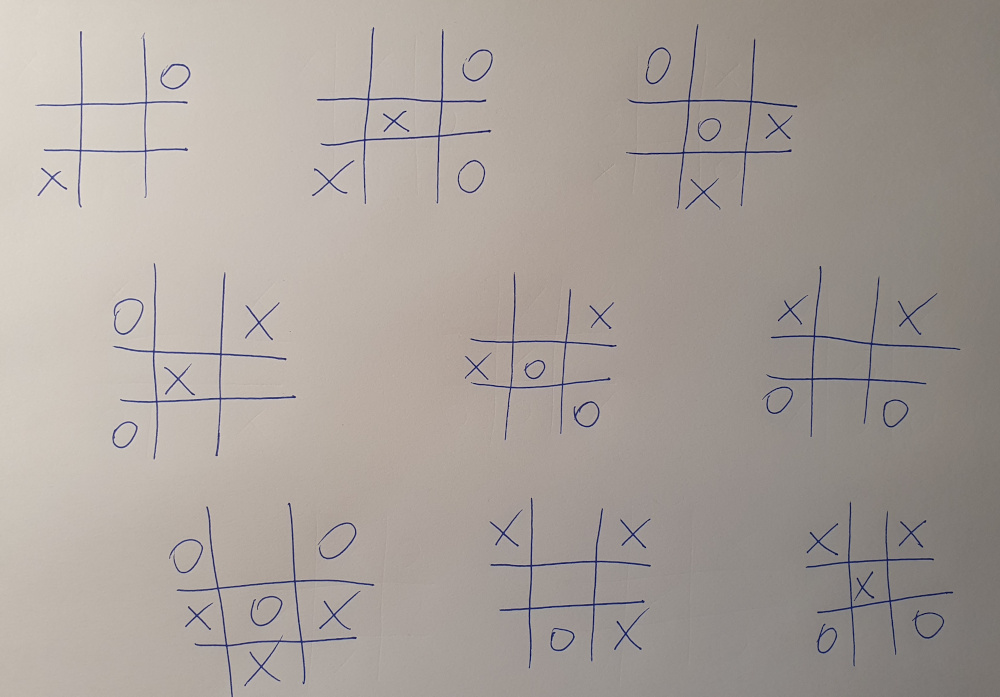
#> input picture tests/20211119_194733.jpg, 1000 x 697 px
$ python extract.py tests/20211119_194733.jpg out
#> lines starting #> are read from the running program, lines starting #| are printed output that depends on the picture; after the words box and inside, x2 and y2 are one past the last pixel; in counts of white or black regions, pixels touching at a corner belong together
### utils.py
from skimage import io, transform
import skimage as sk
from matplotlib import pyplot as plt

class Image:
    def __init__(self, data, gray=False):
        self.data = sk.img_as_float(data)
        self.is_gray = gray

    @staticmethod
    def from_file(filename):
#> called with filename = 'tests/20211119_194733.jpg'
        return Image(sk.io.imread(filename))
#> in __init__, data is the input picture: shape (697, 1000, 3); mean R, G, B 169, 161, 154.9

    def crop(self, area):
        (top, left), (bottom, right) = area
        data = self.data[top:bottom, left:right]
        return Image(data)

    def resize(self, shape):
        data = sk.transform.resize(self.data, shape)
        return Image(data)

    # [18 lines left out: functions show, show_with_contours, not called in this run]

    def save(self, filename):
        io.imsave(filename, sk.img_as_ubyte(self.data))

    # [21 lines left out: functions save_with_contours, get_contour_wrapper_rect, not called in this run]

### extract.py
#!/usr/bin/env python3

import sys
import math
from pathlib import Path
import numpy as np
import skimage as sk
from skimage import io, filters, feature, morphology, measure, color, segmentation, util
from utils import Image
from matplotlib import pyplot as plt
from statistics import mean

def minmax(l):
    return min(l), max(l)

class DirectoryWriter:
    def __init__(self, directory, ext):
        self.directory_path = Path(directory)
        self.ext = ext
        self.current_id = 1
        self.directory_path.mkdir(exist_ok=True)

    def __iter__(self):
        all_files_in_directory = filter(lambda x: x.is_file(), self.directory_path.iterdir())
        all_filenames_without_suffix = map(lambda x: x.stem, all_files_in_directory)
        max_file_id = max(map(int, all_filenames_without_suffix), default=0)
        self.current_id = max_file_id + 1
        return self

    def __next__(self):
        value = self.current_id
        self.current_id += 1
        return self.directory_path / f'{value}.{self.ext}'

def extract_contours(image):
    data = image.data
    data = color.rgb2gray(data)
#> data: shape (697, 1000) float64
    data = sk.feature.canny(data)
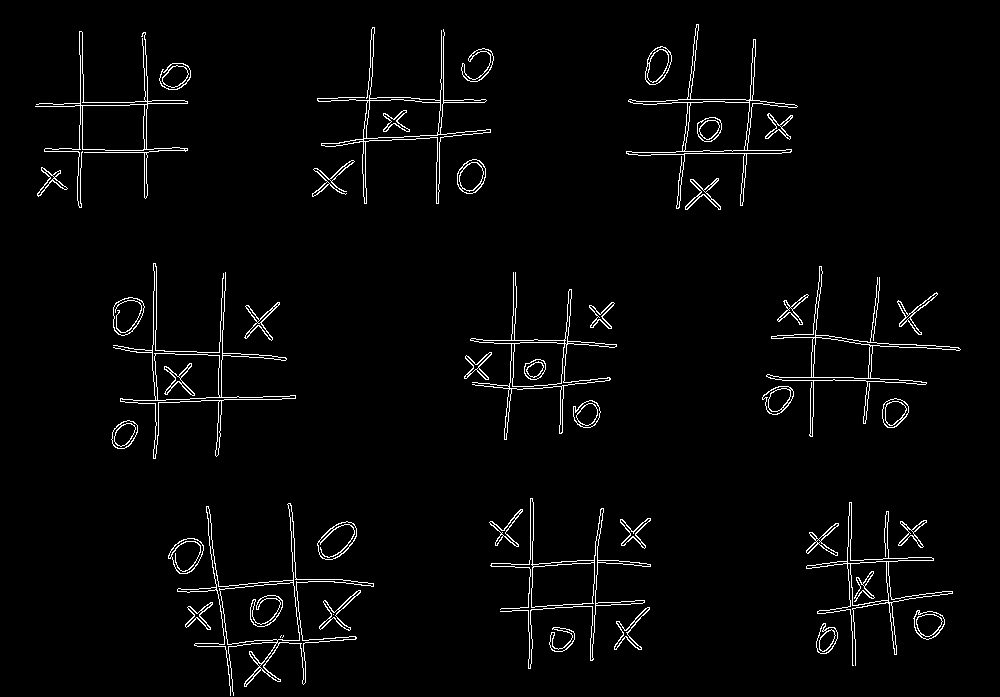
#> data: shape (697, 1000) bool; 2.7% white in thin lines or dots, all inside (x1, y1, x2, y2) = (35, 24, 961, 696)
    data = sk.morphology.dilation(data, sk.morphology.disk(4))
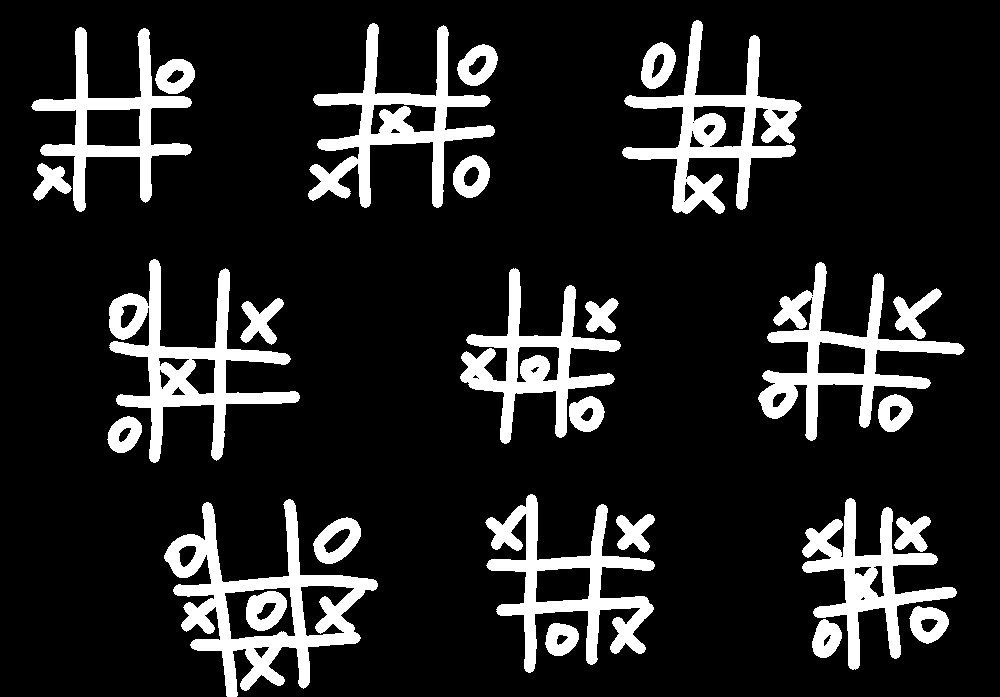
#> data: shape (697, 1000) bool; 14.2% white; 27 white regions, largest, box (x1, y1, x2, y2) and area: (164, 499, 378, 697) 12068, (109, 259, 300, 463) 10149, (622, 20, 802, 214) 10107
    data = sk.segmentation.flood(data, (0, 0))
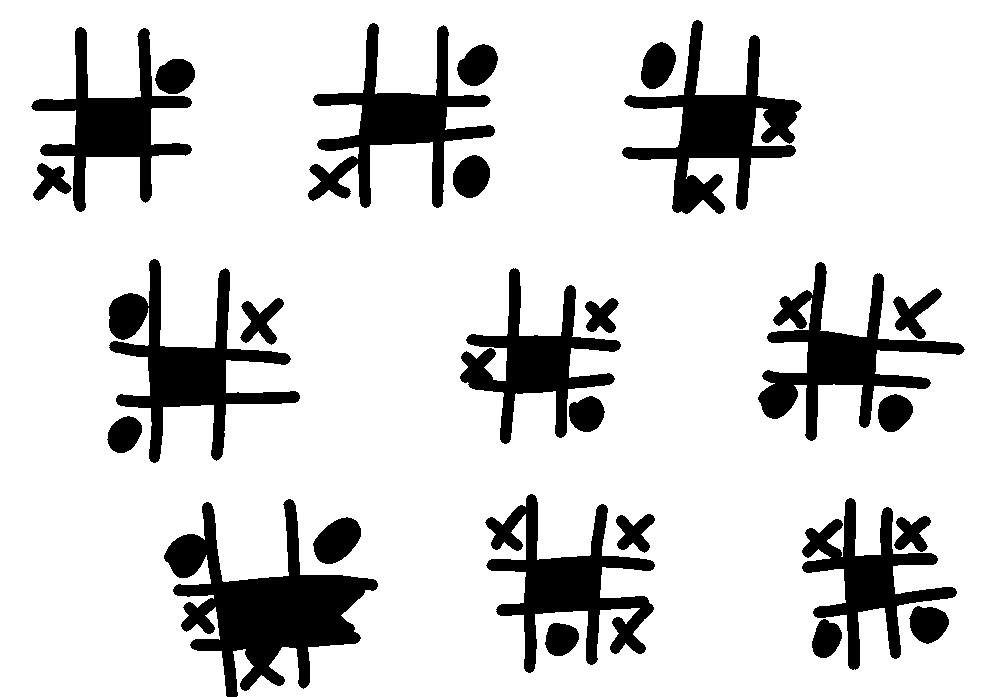
#> data: shape (697, 1000) bool; 83.6% white; 26 black regions, largest, box (x1, y1, x2, y2) and area: (164, 499, 378, 697) 16640, (622, 20, 802, 214) 11528, (109, 259, 300, 463) 11474
    data = sk.util.invert(data)
    data = sk.morphology.remove_small_objects(data)

    contours = measure.find_contours(data, 0.8)
#> contours = 26 point arrays, longest 1688 points
    return contours

def dist(p1, p2):
    return math.sqrt((p1[0] - p2[0]) ** 2 + (p1[1] - p2[1]) ** 2)

def remove_wrapped_contours(contours):
    result = []
    centers = [(mean(c[0], mean(c[1]))) for c in contours]
    radiuses = [mean(map(lambda x: dist(x, cent), cont)) for cont, cent in zip(contours, centers)]

    for i, contour in enumerate(contours):
        for j, other in enumerate(contours[i:], start=i):
            pass


def get_contour_wrapper_rect(contour):
    min_y, max_y = minmax(contour[:, 0])
    min_x, max_x = minmax(contour[:, 1])

    return (
        (math.floor(min_y), math.floor(min_x)),
        (math.ceil(max_y), math.ceil(max_x))
    )

def main():
    if len(sys.argv) != 3:
        print(f'Usage: {sys.argv[0]} <image> <output_directory>')
        print('Where:')
        print('\t<image> - image which contains pattern repeated many times')
        print('\t<output_directory> - directory in which each extracted instance will be saved')
        sys.exit(1)

    image_filename, output_directory = sys.argv[1:]

    image = Image.from_file(image_filename)
    contours = extract_contours(image)
#> contours = 26 point arrays, longest 1688 points
    writer = DirectoryWriter(output_directory, 'jpg')

    for obj, path in zip(contours, writer):
#> in __iter__, `max_file_id = max(map(int, all_filenames_without_suffix), default=0)`: max_file_id = 0
#> in __iter__, `self.current_id = max_file_id + 1`: self.current_id = 1
#> in __next__, `self.current_id += 1`: self.current_id = 2
        rect = get_contour_wrapper_rect(obj)
        filename = str(path)
        image.crop(rect).save(filename)
#> this loop made 26 passes
#> pass 1, in crop, `data = self.data[top:bottom, left:right]`:
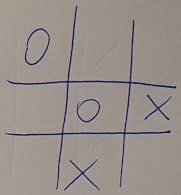
#> data: shape (195, 181, 3) float64; mean R, G, B 0.599, 0.565, 0.543
#> pass 1, in save, `io.imsave(filename, sk.img_as_ubyte(self.data))`:
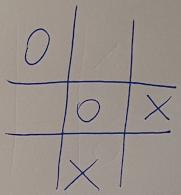
#> saved as 1.jpg: shape (195, 181, 3); mean R, G, B 152.8, 144, 138.7
#> pass 2, in crop (call 2), `data = self.data[top:bottom, left:right]`:
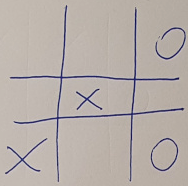
#> data: shape (186, 188, 3) float64; mean R, G, B 0.718, 0.684, 0.665
#> pass 2, in save (call 2), `io.imsave(filename, sk.img_as_ubyte(self.data))`:
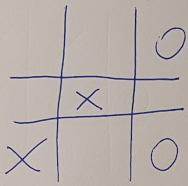
#> saved as 2.jpg: shape (186, 188, 3); mean R, G, B 183.1, 174.4, 169.7


if __name__ == '__main__':
    main()

$ run again, on tests/IMG_20211119_174145.jpg
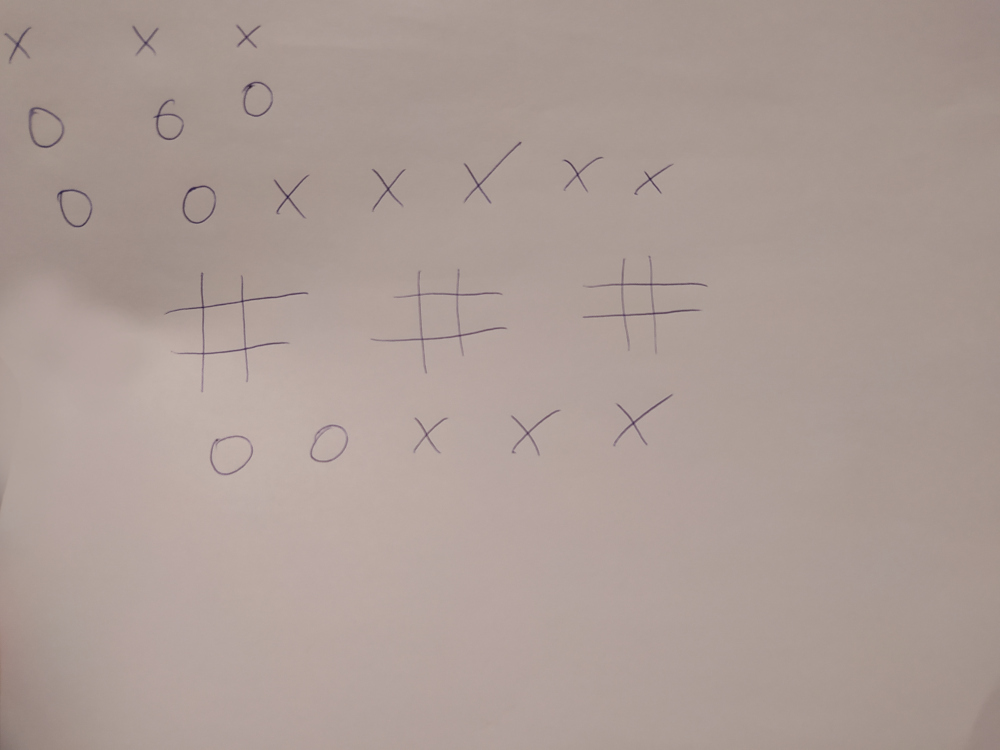
#> input picture tests/IMG_20211119_174145.jpg, 1000 x 750 px
#> in __init__, data is the input picture: shape (750, 1000, 3); mean R, G, B 172, 156.3, 150.1
#> in extract_contours, `data = sk.segmentation.flood(data, (0, 0))`:
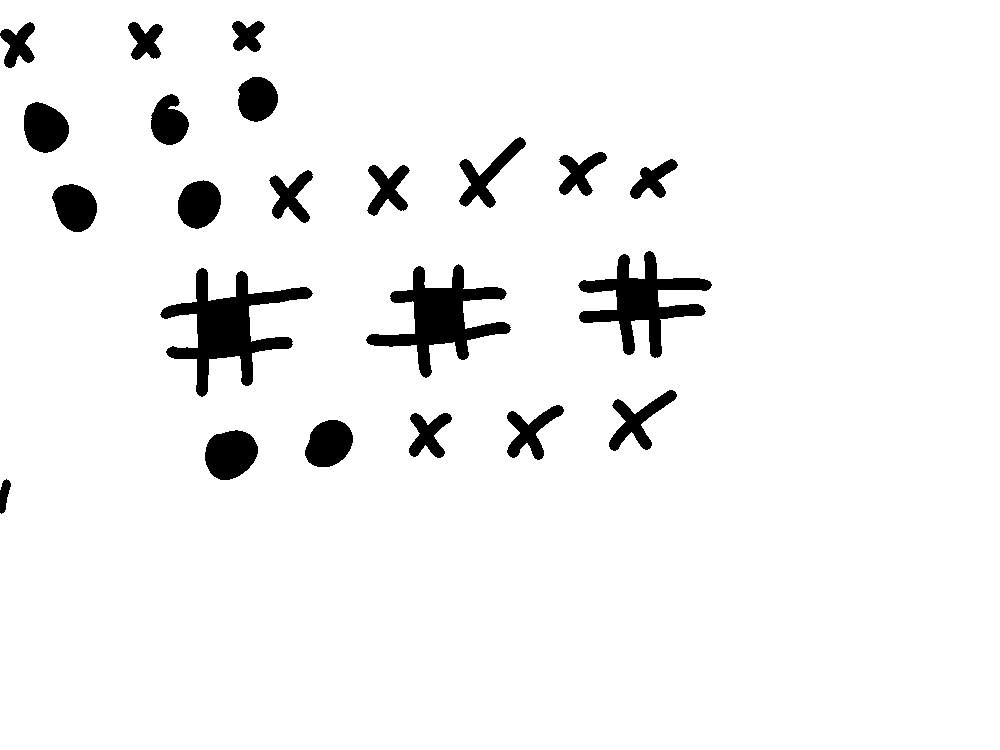
#> data: shape (750, 1000) bool; 94.6% white; 22 black regions, largest, box (x1, y1, x2, y2) and area: (160, 268, 313, 397) 6476, (366, 264, 511, 378) 5647, (578, 251, 712, 358) 5140
#> in extract_contours, `contours = measure.find_contours(data, 0.8)`: contours = 22 point arrays, longest 887 points
#> max_file_id = 0
#> in __iter__, `self.current_id = max_file_id + 1`: self.current_id = 1
#> in __next__, `self.current_id += 1`: self.current_id = 2
#> the loop in main, `for obj, path in zip(contours, writer):` made 22 passes
#> (min_y in get_contour_wrapper_rect, max_y in get_contour_wrapper_rect, min_x in get_contour_wrapper_rect, max_x in get_contour_wrapper_rect, top in crop, left in crop, bottom in crop) on passes 1 to 8: (20.8, 51.2, 231.8, 264.2, 20, 231, 52), (21.8, 67.2, 0, 34.2, 21, 0, 68), (21.8, 59.2, 127.8, 162.2, 21, 127, 60), (76.8, 121.2, 237.8, 277.2, 76, 237, 122), (93.8, 144.2, 150.8, 188.2, 93, 150, 145), (101.8, 152.2, 23.8, 68.2, 101, 23, 153), (136.8, 207.2, 458.8, 525.2, 136, 458, 208), (151.8, 195.2, 558.8, 606.2, 151, 558, 196)
#> pass 2, in crop (call 2), `data = self.data[top:bottom, left:right]`:
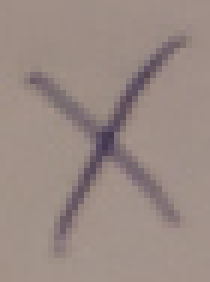
#> data: shape (47, 35, 3) float64 (shown 6 times larger); mean R, G, B 0.604, 0.542, 0.519
